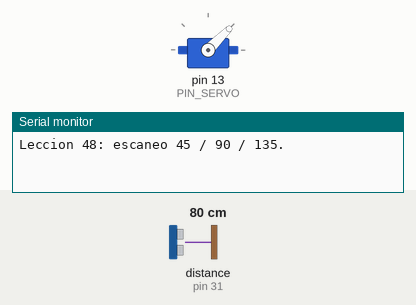
The sketch below on a simulated Arduino Mega 2560, built with avr-gcc and run on an emulated ATmega2560. Parts: servo, the last lines printed to the serial monitor. Wiring (inferred from the names in the program): ultrasonic range finder: trigger pin 30; echo pin 31. Inputs (shaded band) come from the test bench; at power-on: distance to the obstacle (sensor on pin 31) 80 cm. The echo pulse lasts 58.3 µs per cm.

Above: at 1.05 s.
At 2.5 s:
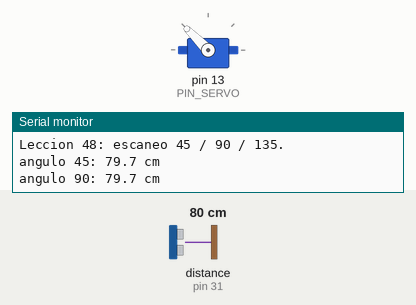
At 4.0 s:
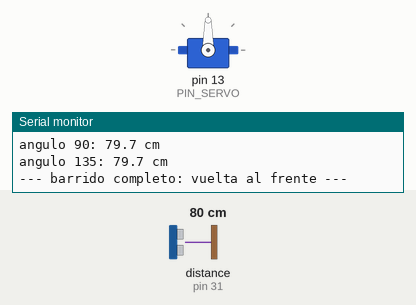
Timing chart, 0 to 7.9 s (numbered marks = the images above):
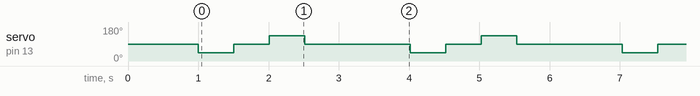

Measured:
- by itself, servo on pin 13 (PIN_SERVO): repeats every 3.0 s: 90° 0.51 s, 135° 0.51 s, 90° 1.5 s, 45° 0.51 s

The sketch:

48-escaneo-espacial.ino
```cpp
// Curso PX-32 - Leccion 48: escaneo espacial.
// Mover, esperar el asentamiento, medir, informar: tres direcciones.

#include <Servo.h>

const byte TRIG = 30;
const byte ECHO = 31;
const byte PIN_SERVO = 13;
const unsigned long TIMEOUT_US = 30000UL;
const float SONIDO_CM_POR_US = 0.0343;

Servo cabeza;

// Los tres angulos del barrido (array como en la Leccion 35).
const int ANGULOS[3] = { 45, 90, 135 };

float medirDistanciaCm() {
  digitalWrite(TRIG, LOW);
  delayMicroseconds(2);
  digitalWrite(TRIG, HIGH);
  delayMicroseconds(10);
  digitalWrite(TRIG, LOW);

  unsigned long us = pulseIn(ECHO, HIGH, TIMEOUT_US);

  if (us == 0 || us > 23200UL) {
    return -1.0;  // -1 = lectura no fiable (convenio de esta leccion)
  }

  return us * SONIDO_CM_POR_US / 2.0;
}

void setup() {
  pinMode(TRIG, OUTPUT);
  digitalWrite(TRIG, LOW);
  pinMode(ECHO, INPUT);
  Serial.begin(9600);
  cabeza.attach(PIN_SERVO);
  cabeza.write(90);  // empezar mirando al frente
  delay(1000);
  Serial.println("Leccion 48: escaneo 45 / 90 / 135.");
}

void loop() {
  for (byte i = 0; i < 3; i++) {
    cabeza.write(ANGULOS[i]);
    delay(500);  // asentamiento: la mecanica necesita su tiempo

    float cm = medirDistanciaCm();

    Serial.print("angulo ");
    Serial.print(ANGULOS[i]);
    Serial.print(": ");

    if (cm < 0) {
      Serial.println("sin eco fiable");
    } else {
      Serial.print(cm, 1);
      Serial.println(" cm");
    }
  }

  Serial.println("--- barrido completo: vuelta al frente ---");
  cabeza.write(90);
  delay(1500);
}
```
